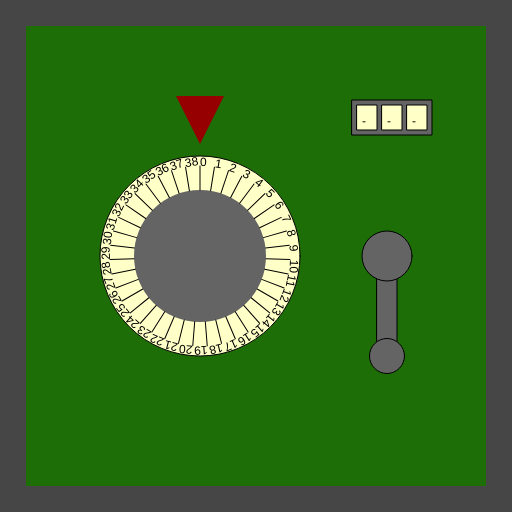
Frame 1 (no input)
Frame 60 (no input): identical to frame 1, image omitted
Frame 120 (the mouse pressed at the canvas centre since frame 60): identical to frame 1, image omitted

The p5.js sketch that drew this single still picture (run headless with seeded random() and noise() and a simulated clock; from frame 60 on, the mouse is pressed at the canvas centre):

// p5.js sketch
// ── sketch.js
/*

Officer: 1661810
CaseNum: 303-1-71322167-1661810

Case 303 - The Case of the Crooked Attorney
Stage 2 - Torvalds' House

This safe is in Torvalds’ home study. Be careful. If you get caught, I don’t know you !

Crack this safe by doing the following:

	When the mouse button is released:
	- Increment Hidden_Storage_Comb_0 by 2

	When any key is released:
	- Increment Hidden_Storage_Comb_1 by 1

	When any key is pressed:
	- Make Hidden_Storage_Comb_2 equal to the string "CVU"

	When the mouse button is released:
	- Make Hidden_Storage_Comb_2 equal to the string "QTU"



This time you'll need to create the relevant event handlers yourself.

There are many possible ways of investigating this case, but you
should use ONLY the following commands:

	- The assignment operator aka. the equals sign !
	- Incrementing +=
	- Decrementing -=

*/

//declare the variables

var Hidden_Storage_Comb_0;
var Hidden_Storage_Comb_1;
var Hidden_Storage_Comb_2;


function preload()
{
	//IMAGES WILL BE LOADED HERE

}

function setup()
{
	createCanvas(512,512);

	//initialise the variables
	Hidden_Storage_Comb_0 = 0;
	Hidden_Storage_Comb_1 = 0;
	Hidden_Storage_Comb_2 = "";

}

///////////////////EVENT HANDLERS///////////////////

//Create event handlers here to open the safe ...
//When the mouse button is released:
	//- Increment Hidden_Storage_Comb_0 by 2
	//- Make Hidden_Storage_Comb_2 equal to the string "QTU"
    function mouseReleased(){
        Hidden_Storage_Comb_0 += 2;
        Hidden_Storage_Comb_2 = "QTU";
    }
    
    //When any key is released:
	//- Increment Hidden_Storage_Comb_1 by 1
    function keyReleased(){
        Hidden_Storage_Comb_1 += 1;
    }
    
    //When any key is pressed:
	//- Make Hidden_Storage_Comb_2 equal to the string "CVU"
    function keyPressed(){
        Hidden_Storage_Comb_2 = "CVU";
    }
    

///////////////DO NOT CHANGE CODE BELOW THIS POINT///////////////////

function draw()
{

	//Draw the safe door
	background(70);
	noStroke();
	fill(29,110,6);
	rect(26,26,width-52,width-52);

	//Draw the combination dial
	push();
	translate(200,height/2);
	drawDial(200, Hidden_Storage_Comb_0, 39);
	pop();

	//Draw the lever
	push();
	translate(width - 125,256);
	drawLever(Hidden_Storage_Comb_1);
	pop();

	//Draw the spinner
	push();
	translate(width - 120,100);
	drawSpinner(3, Hidden_Storage_Comb_2);
	pop();

}

function drawDial(diameter,num,maxNum)
{
	//the combination lock

	var r = diameter * 0.5;
	var p = r * 0.6;

	stroke(0);
	fill(255,255,200);
	ellipse(0,0,diameter,diameter);
	fill(100);
	noStroke();
	ellipse(0,0,diameter*0.66,diameter*0.66);
	fill(150,0,0);
	triangle(
		-p * 0.4,-r-p,
		p * 0.4,-r-p,
		0,-r-p/5
	);

	noStroke();

	push();
	var inc = 360/maxNum;

	rotate(radians(-num * inc));
	for(var i = 0; i < maxNum; i++)
	{
		push();
		rotate(radians(i * inc));
		stroke(0);
		line(0,-r*0.66,0,-(r-10));
		noStroke();
		fill(0);
		text(i,0,-(r-10));
		pop();
	}

	pop();
}

function drawLever(rot)
{
	push();
	rotate(radians(-rot))
	stroke(0);
	fill(100);
	rect(-10,0,20,100);
	ellipse(0,0,50,50);
	ellipse(0,100,35,35);
	pop();
}

function drawSpinner(numSpinners, val)
{
	var sw = 20;
	var ow = (sw + 5) * numSpinners + 5;
	stroke(0);
	fill(100);
	rect(-ow/2,0,ow,35);
	if(typeof(val) == "number")
	{
		val = floor(val).toString(); //convert to string
	}


	for(var d = numSpinners - val.length; d > 0; d--)
	{
		val = "-" + val;
	}

	for(var i = 0; i < numSpinners; i++)
	{
		stroke(0);
		fill(255,255,200);
		rect(-ow/2 + i * (sw + 5) + 5,5,20,25);
		fill(0);
		noStroke();
		text(val[i],-ow/2 + sw/2 + i * (sw +5),25);
	}
    

}
